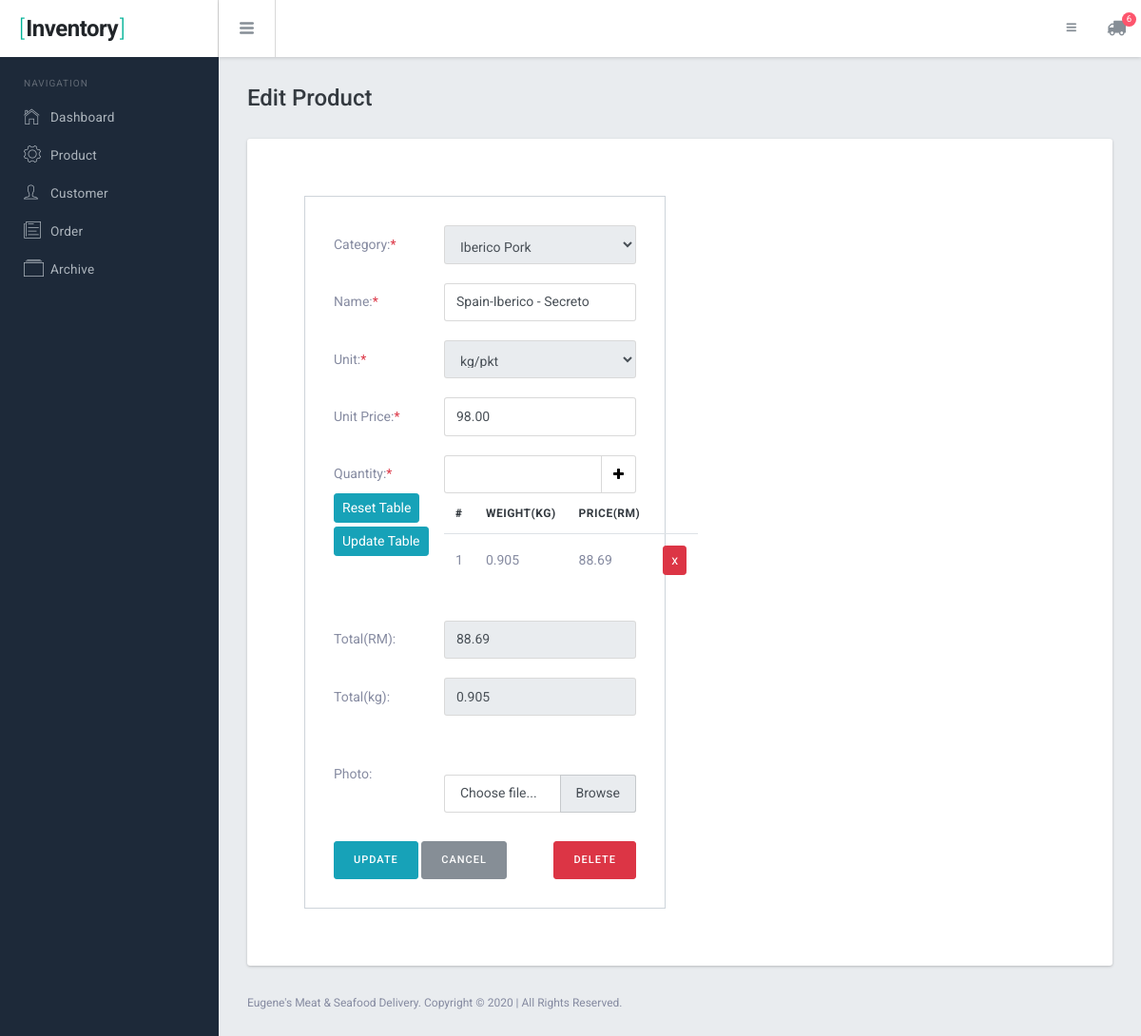
The page /public_html/ec/product_edit.php?id=1 (signed in) on the database its author committed.
### tables this page shows
CREATE TABLE `ec_products` (
  `id` bigint(20) UNSIGNED NOT NULL,
  `name` varchar(255) DEFAULT NULL,
  `category` bigint(20) UNSIGNED DEFAULT NULL,
  `unit_price` decimal(65,0) UNSIGNED DEFAULT NULL,
  `unit` bigint(20) DEFAULT NULL,
  `quantity` float DEFAULT NULL,
  `total_price` float DEFAULT NULL,
  `photo` varchar(255) DEFAULT NULL,
  `status` int(1) DEFAULT 1,
  `created_datetime` datetime DEFAULT NULL,
  `last_updated` datetime DEFAULT NULL
);

CREATE TABLE `ec_categories` (
  `id` bigint(20) UNSIGNED NOT NULL,
  `name` varchar(255) DEFAULT NULL,
  `created_datetime` datetime DEFAULT NULL,
  `created_by_admin_id` bigint(20) UNSIGNED DEFAULT NULL
);

CREATE TABLE `units` (
  `id` bigint(20) NOT NULL,
  `name` varchar(20) DEFAULT NULL
);

CREATE TABLE `ec_products_gallery` (
  `id` bigint(20) UNSIGNED NOT NULL,
  `product_id` bigint(20) UNSIGNED NOT NULL,
  `quantity` float DEFAULT NULL,
  `price` float DEFAULT NULL,
  `status` int(1) NOT NULL DEFAULT 1,
  `created_datetime` datetime DEFAULT NULL
);

### public_html/ec/php/func/func_database_connection.php (called while the page is built, shortened)
<?php
function run_query($query, $info = false){
    $conn = new mysqli($GLOBALS['server_hostname'],$GLOBALS['server_username'],$GLOBALS['server_password'],$GLOBALS['server_db_name']);
    $result = $conn->query($query);
    if (gettype($result) != 'boolean'){
        if ($result->num_rows > 0){
            $i = 0;
            while ($row = $result->fetch_assoc()){
                $info[$i] = $row;
                $i++;
            }
        }
    }
    return $info;
}
?>

### public_html/ec/php/func/func_number_format.php (called while the page is built, shortened)
<?php
function nf_view_currency($v){
    $amount = number_format($v / 100000, 5,'.',"");
    $decimals = explode('.', $amount)[1];
    $loops = strlen($decimals);
    for ($i = $loops; $i > 0; $i--){
        if ($i > 2){
            if ($decimals[$i - 1] == 0){
                $amount = substr($amount, 0, -1);
            } else {
                $i = 0;
            }
        }
    }
    return $amount;
}
?>

### public_html/ec/product_edit.php (the view, shortened to what this page needs)
<?php
if (isset($_GET['id']) && $_GET['id'] != ''){
  $productDetails = run_query("select * from ec_products where id = ".$_GET['id']."")[0];
}
?>
<?php require_once 'php/req/header.php'; ?>
    <div class="br-mainpanel">
      <div class="pd-x-20 pd-sm-x-30 pd-t-20 pd-sm-t-30">
        <h4 class="tx-gray-800 mg-b-5">Edit Product</h4>
      </div>
      <div class="br-pagebody">
        <div class="br-section-wrapper">
          <div class="row">
            <div class="col-xl-6">
              <div class="form-layout form-layout-4">
                <form action="product_edit.php?id=<?php echo $productDetails['id']; ?>" id="productForm" class="needs-validation" method="post" enctype="multipart/form-data" onsubmit="return loadSpinner(this)" novalidate>
                <div class="row">
                  <label class="col-sm-4 form-control-label">Category: <span class="tx-danger">*</span></label>
                  <div class="col-sm-8 mg-t-10 mg-sm-t-0">
                  <select disabled name="category" class="form-control select2" data-placeholder="Choose one" required>
                        <?php
                            $categories = run_query("select * from ec_categories");
                            if ($categories){
                                foreach ($categories as $categories_k=>$categories_v){
                                    ?>
                                      <option value="<?php echo $categories_v['id']; ?>" <?php if($categories_v['id'] == $productDetails['category']){ echo "selected"; }?>><?php echo $categories_v['name']; ?></option>
                                    <?php
                                }
                            }
                        ?>
                    </select>
                  </div>
                </div>
                <div class="row mg-t-20">
                  <label class="col-sm-4 form-control-label">Name: <span class="tx-danger">*</span></label>
                  <div class="col-sm-8 mg-t-10 mg-sm-t-0">
                    <input type="text" name="name" class="form-control" value="<?php echo $productDetails['name']; ?>" required>
                  </div>
                </div>
                <div class="row mg-t-20">
                  <label class="col-sm-4 form-control-label">Unit: <span class="tx-danger">*</span></label>
                  <div class="col-sm-8 mg-t-10 mg-sm-t-0">
                    <?php
                      $unit = run_query("select * from units where id =".$productDetails['unit']."")[0];
                    ?>
                    <select name="unit" class="form-control select" data-placeholder="Choose one" disabled>
                      <option value="<?php echo $productDetails['unit'];?>" selected disabled hidden><?php echo $unit['name'];?></option>
                    </select>
                  </div>
                </div>
                <div class="row mg-t-20">
                  <label class="col-sm-4 form-control-label">Unit Price: <span class="tx-danger">*</span></label>
                  <div class="col-sm-8 mg-t-10 mg-sm-t-0">
                    <input type="text" name="unit_price" id="unitPrice" value="<?php echo nf_view_currency($productDetails['unit_price']);?>" class="form-control" required>
                  </div>
                </div>
                <?php
                  $displayTable = false;
                  if($productDetails['unit'] == '3'){
                    $displayTable = true;
                  }
                ?>
                <div id="qty2" <?php if(!$displayTable){ echo "hidden";} ?>>
                  <div class="row mg-t-20">
                    <label class="col-sm-4 form-control-label">Quantity: <span class="tx-danger">*</span></label>
                    <div class="col-sm-8 mg-t-10 mg-sm-t-0 input-group">
                      <input type="text" name="quantity2" id="quantity" class="form-control">
                      <div class="input-group-addon" id="addItem" onclick="addItem()">
                        <i class="fa fa-plus"></i>
                      </div>
                    </div>
                  </div>
                  <div class="row">
                    <span class="col-sm-4">
                      <button type="button" class="btn btn-info btn-sm" id="btnReset" name ="btnReset" style="margin-bottom:5%" onclick="resetTable()">Reset Table</button>
                      <button type="button" class="btn btn-info btn-sm" id="btnUpdate" name ="btnUpdate" onclick="updateTable()">Update Table</button>
                    </span>
                    <div class="col-sm-8 mg-t-10 mg-sm-t-0">
                      <table class="table">
                          <thead>
                            <tr>
                              <th><b>#</th>
                              <th>Weight(kg)</th>
                              <th>Price(RM)</b></th>
                              <th></th>
                            </tr>
                          </thead>
                          <tbody id ="itemTable">
                            <?php
                              $productGallery = run_query("select * from ec_products_gallery where product_id = ".$productDetails['id']." and status = 1");
                              $i = 1;
                              if($productGallery){
                                $totalWeight = 0.00;
                                foreach($productGallery as $item){
                                  $totalWeight += $item['quantity'];
                            ?>
                              <tr>
                                <td><?php echo $i;?></td>
                                <td name="itemQty"><?php echo nf_view_currency($item['quantity']);?></td>
                                <td name="itemPrice"><?php echo nf_view_currency($item['price']);?></td>
                                <td><button type="button" class="btn btn-danger btn-sm" id="<?php echo nf_view_currency($item['quantity']); ?>" onclick="removeItem(this.id)">x</button></td>
                              </tr>
                            <?php
                                $i++;
                                }
                              }
                            ?>
                          </tbody>
                      </table>
                    </div>
                  </div>
                </div>
                <div class="row mg-t-20">
                  <label class="col-sm-4 form-control-label">Total(RM):</label>
                  <div class="col-sm-8 mg-t-10 mg-sm-t-0">
                    <input type="text" name="total" id="total" value="<?php echo nf_view_currency($productDetails['total_price']); ?>" class="form-control" readonly>
                  </div>
                </div>
                <?php
                  if($productGallery){
                ?>
                <div class="row mg-t-20">
                  <label class="col-sm-4 form-control-label">Total(kg):</label>
                  <div class="col-sm-8 mg-t-10 mg-sm-t-0">
                    <input type="text" name="totalWeight" id="totalWeight" value="<?php echo nf_view_currency($totalWeight); ?>" class="form-control" readonly>
                  </div>
                </div>
                <?php
                  }
                ?>
                <div class="row mg-t-20">
                  <label class="col-sm-4 form-control-label">Photo: </label>
                  <div class="col-sm-8 mg-t-10 mg-sm-t-0">
                  <br><br>
                  <label class="custom-file">
                      <span class="custom-file-control"></span>
                  </label>
                  </div>
                </div>
                <div class="form-layout-footer mg-t-30">
                  <input type="submit" class="btn btn-info" value="Update" style="cursor:pointer;" id="btnSubmit">
                  <a href="<?php echo $_SERVER['HTTP_REFERER'];?>" class="btn btn-secondary" type="button" id="btnCancel">Cancel</a>
                  <button type="button" onclick="confirmDelete('<?php echo $productDetails['name']?>',<?php echo $_GET['id']; ?>)" style="float:right" class="btn btn-danger" id="btnDelete">Delete</button>
                </div>
                </form>
              </div>
            </div>
          </div>
        </div>
      </div>
<?php require_once 'php/req/footer.php'; ?>

### public_html/ec/product_edit.php (style rules this page uses)
.input-group-addon { color:black; border-right:1px solid rgb(0 0 0 /0.15); border-radius: 0px 3px 3px 0px; background-color:white; transition:0.15s; }
.table th, .table td { vertical-align:middle!important; }

### rows shown on the page
ec_products: category "Iberico Pork", name "Spain-Iberico - Secreto", unit_price "98.00", total "88.69"
units: unit "kg/pkt"
ec_products_gallery: quantity "0.905", price "88.69"

### other values the page prints
sizeof($upcomingDeliveries) "6"
